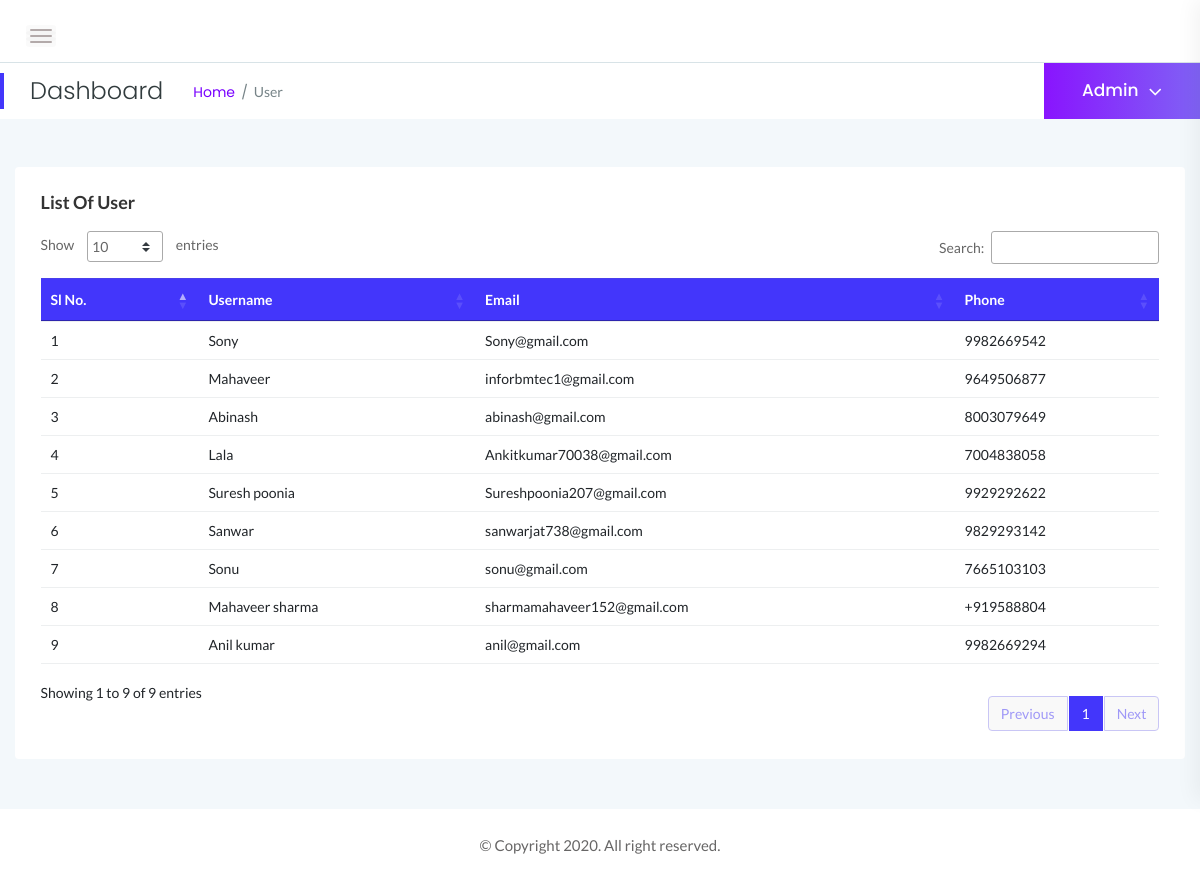
/admin_thadi/user/index.php (signed in), run on the app's committed database.
### tables this page shows
CREATE TABLE `tbl_user` (
  `userId` int(11) NOT NULL,
  `name` varchar(255) NOT NULL,
  `email` varchar(255) NOT NULL,
  `mobile` varchar(255) NOT NULL,
  `password` varchar(255) NOT NULL,
  `createdAt` varchar(255) DEFAULT NULL
);

### admin_thadi/user/index.php (the view, shortened to what this page needs)
<?php
    include '../pages/header.php';
?>
<?php
    $resultdata = $con->query("SELECT * from `tbl_user` order by userId desc");
    $result = array();
    while($row = mysqli_fetch_array($resultdata)) {
        $result[] = $row;
    }
?>
<script src="https://ajax.googleapis.com/ajax/libs/jquery/3.2.1/jquery.min.js"></script> </head>
            <div class="page-title-area">
                <div class="row align-items-center">
                    <div class="col-sm-6">
                        <div class="breadcrumbs-area clearfix">
                            <h4 class="page-title pull-left">Dashboard</h4>
                            <ul class="breadcrumbs pull-left">
                                <li><a href="index.php">Home</a></li>
                                <li><span>User</span></li>
                            </ul>
                        </div>
                    </div>
                    <div class="col-sm-6 clearfix">
                        <div class="user-profile pull-right">
                            <h4 class="user-name dropdown-toggle" data-toggle="dropdown">Admin<i class="fa fa-angle-down"></i></h4>
                        </div>
                    </div>
                </div>
            </div>
            <div class="main-content-inner">
                <div class="row">
                    <div class="col-12 mt-5">
                        <div class="card">
                            <div class="card-body">
                                <h4 class="header-title">List of User</h4>
                                <div class="data-tables datatable-primary">
                                    <table id="dataTable2">
                                        <thead class="text-capitalize">
                                            <tr>
                                                <th>Sl No.</th>
                                                <th>Username</th>
                                                <th>Email</th>
                                                <th>Phone</th>
                                            </tr>
                                        </thead>
                                        <tbody>
                                            <?php foreach($result as $value){?>
                                                <form action="#"  method="post">
                                                <tr>
                                                    <td><?php echo $i=$i+1?></td>
                                                    <td><?php echo $value['name']; ?></td>
                                                    <td><?php echo $value['email']; ?></td>
                                                    <td><?php echo $value['mobile']; ?></td>
                                                </tr>
                                          </form>
                                          <?php } ?>
                                        </tbody>
                                    </table>
                                </div>
                            </div>
                        </div>
                    </div>
                </div>
            </div>
        </div>
        <footer>
            <div class="footer-area">
                <p>© Copyright 2020. All right reserved.</p>
            </div>
        </footer>
    </div>
<?php
    include '../pages/footer.php';
?>

### admin_thadi/assets/css/styles.css (style rules this page uses)
.card { border: none; border-radius: 4px; background-color: #fff; -webkit-transition: all 0.3s ease 0s; transition: all 0.3s ease 0s; }
.card-body { padding: 25.6px; padding: 1.6rem; }
.main-content-inner { padding: 0 30px 50px; }
.page-title-area { padding: 0 30px; background: #fff; position: relative; }
.page-title-area:before { content: ''; position: absolute; left: 0; top: 50%; width: 4px; height: 36px; background: var(--primary-color); -webkit-transform: translateY(-50%); transform: translateY(-50%); }
.page-title { font-size: 24px; font-weight: 300; color: #313b3d; letter-spacing: 0; margin-right: 30px; }
ul.breadcrumbs { margin-top: 4px; }
.breadcrumbs li { display: inline-block; }
.breadcrumbs li a, .breadcrumbs li span { display: block; font-size: 14px; font-weight: 400; color: #7801ff; letter-spacing: 0; margin-right: 16px; position: relative; }
.breadcrumbs li a:before { content: '/'; color: #768387; position: absolute; right: -13px; top: 0; }
.breadcrumbs li span { margin-right: 0; color: #768387; text-transform: capitalize; }
.user-profile { margin-right: -30px; display: -webkit-box; display: -ms-flexbox; display: flex; -webkit-box-align: center; -ms-flex-align: center; align-items: center; -ms-flex-wrap: wrap; flex-wrap: wrap; background: -webkit-linear-gradient(left, #8914fe 0%, #8063f5 100%); background: linear-gradient(to right, #8914fe 0%, #8063f5 100%); padding: 17px 38px; position: relative; }
.user-name { font-size: 17px; font-weight: 500; color: #fff; letter-spacing: 0; cursor: pointer; -webkit-user-select: none; -moz-user-select: none; -ms-user-select: none; user-select: none; }
.user-name i { margin-left: 10px; font-size: 21px; vertical-align: middle; position: relative; }
.notification-area .dropdown-toggle, .user-name.dropdown-toggle { position: relative; }
.notification-area .dropdown-toggle:after, .user-name.dropdown-toggle:after { display: none; }
.header-title { font-family: 'Lato', sans-serif; font-size: 18px; font-weight: 600; letter-spacing: 0; color: #333; text-transform: capitalize; margin-bottom: 17px; }
.footer-area { text-align: center; padding: 23px 0 19px; background: #fff; }
.footer-area p { color: #676666; margin-bottom: 0; }
table tr th { border-bottom: none; }
table tr th, table tr td { border-top: 1px solid rgba(120, 130, 140, 0.13) !important; }
.datatable-primary thead { background: #4336fb; color: #fff; }
table.dataTable.no-footer { border-bottom: 1px solid rgba(120, 130, 140, 0.13) !important; }
table.dataTable thead th, table.dataTable thead td { border-bottom-color: transparent; }

### admin_thadi/assets/css/responsive.css (style rules this page uses)
@media (min-width: 1200px) and (max-width: 1364px) { .main-content-inner { padding: 0 15px 50px; } }

### data on the page
tbl_user: name "Sony", email "Sony@gmail.com", mobile "9982669542"
tbl_user: i "2", name "Mahaveer", email "inforbmtec1@gmail.com", mobile "9649506877"
tbl_user: i "3", name "Abinash", email "abinash@gmail.com", mobile "8003079649"
tbl_user: i "4", name "Lala", email "Ankitkumar70038@gmail.com", mobile "7004838058"
tbl_user: i "5", name "Suresh poonia", email "Sureshpoonia207@gmail.com", mobile "9929292622"
tbl_user: i "6", name "Sanwar", email "sanwarjat738@gmail.com", mobile "9829293142"
tbl_user: i "7", name "Sonu", email "sonu@gmail.com", mobile "7665103103"
tbl_user: i "8", name "Mahaveer sharma", email "sharmamahaveer152@gmail.com", mobile "+919588804"
tbl_user: i "9", name "Anil kumar", email "anil@gmail.com", mobile "9982669294"
